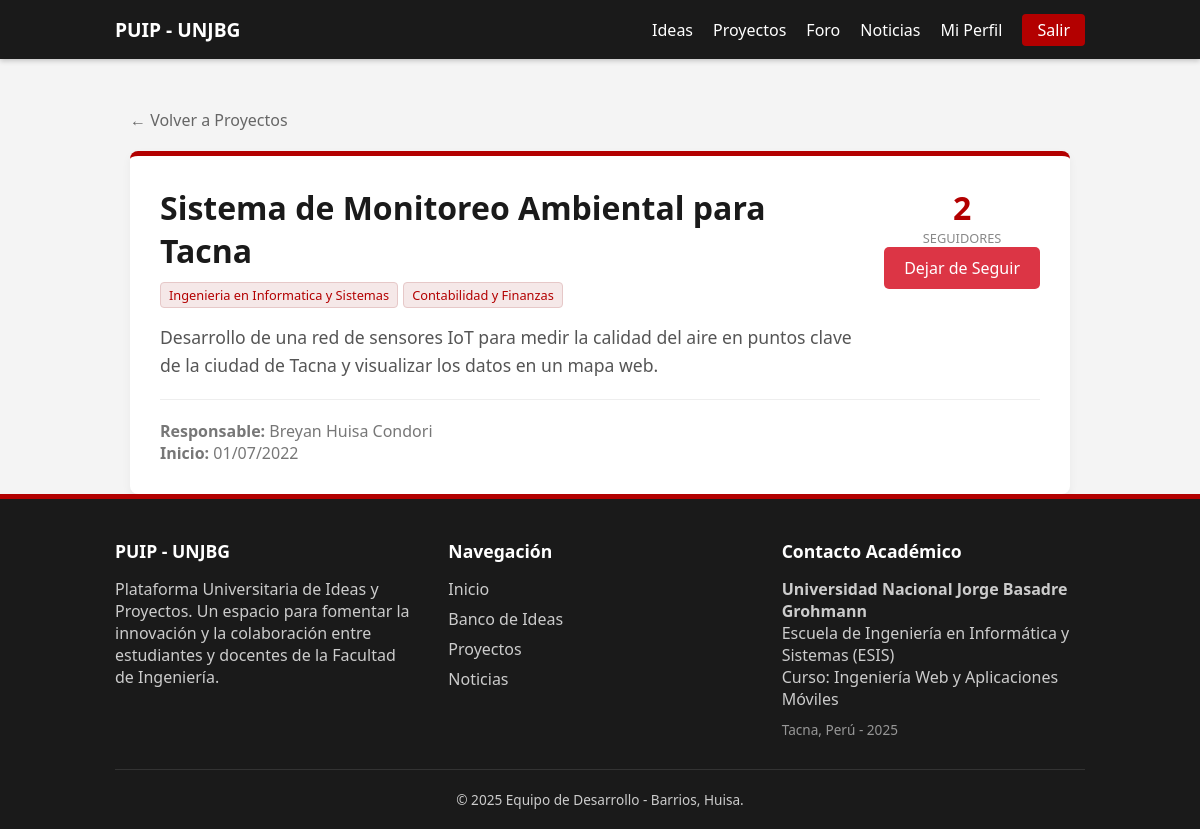
Screenshot of /proyecto/detalle/1 (signed in) with the database file from the repository.
### tables this page shows
create table proyectos (
    id_proyecto int primary key auto_increment,
    nombre varchar(255) not null,
    descripcion varchar(500) not null,
    estado enum('vigente', 'culminado') not null default 'vigente',
    usuario_creador_id int not null,
    fecha_inicio date,
    fecha_fin date,
    fecha_creacion timestamp default current_timestamp,
    idea_origen_id int unique,  
    constraint fk_proyectos_usuarios foreign key (usuario_creador_id) references usuarios(id_usuario) on delete cascade,
    constraint fk_proyectos_ideas foreign key (idea_origen_id) references ideas(id_idea) on delete set null
);

create table carreras (
    id_carrera int primary key auto_increment,
    nombre varchar(150) not null unique,
    descripcion varchar(500)
);

create table usuarios (
    id_usuario int primary key auto_increment,
    nombre_completo varchar(200) not null,
    correo_electronico varchar(255) not null unique,
    password_hash varchar(255) not null,
    carrera_id int,
    rol enum('estudiante', 'administrador') not null default 'estudiante',
    foto_perfil varchar(255),
    fecha_registro timestamp default current_timestamp,
    constraint fk_usuarios_carreras foreign key (carrera_id) references carreras(id_carrera) on delete set null
);

### app/controllers/ProyectoController.php (called while the page is built, shortened)
<?php
class ProyectoController extends Controller {
    public function detalle($id){
        $proyectoModel = $this->model('Proyecto');
        $proyecto = $proyectoModel->obtenerPorId($id);
        $carreras = $proyectoModel->obtenerCarrerasProyecto($id);
        $numSeguidores = $proyectoModel->contarSeguidores($id);
        $sigoAlProyecto = false;
        if(isset($_SESSION['usuario_id'])){
            $sigoAlProyecto = $proyectoModel->verificarSeguimiento($id, $_SESSION['usuario_id']);
        }
        $datos = [
            'proyecto' => $proyecto,
            'carreras' => $carreras,
            'seguidores' => $numSeguidores,
            'siguiendo' => $sigoAlProyecto
        ];
        $this->view('proyectos/detalle', $datos);
    }
}

### app/core/App.php (called while the page is built, shortened)
<?php
class App{
    protected $method = 'index';
    public function __construct(){
        $url = $this->parseUrl();
        if(isset($url[0])){
            $controllerName = ucfirst($url[0]) . 'Controller';
            if(file_exists('../app/controllers/' . $controllerName . '.php')){
                unset($url[0]);
            }
        }
        $this->controller = new $this->controller;
        if(isset($url[1])){
            if(method_exists($this->controller, $url[1])){
                $this->method = $url[1];
                unset($url[1]);
            }
        }
        $this->params = $url ? array_values($url) : [];
        call_user_func_array([$this->controller, $this->method], $this->params);
    }
    public function parseURL(){
        if(isset($_GET['url'])){
            return explode('/', filter_var(rtrim($_GET['url'], '/'), FILTER_SANITIZE_URL));
        }
        return [];
    }
}
?>

### public/index.php (called while the page is built, shortened)
<?php
require_once '../app/core/App.php';
require_once '../app/core/Controller.php';
require_once '../app/core/Database.php';
$app = new App();
?>

### app/models/Proyecto.php (called while the page is built, shortened)
<?php
class Proyecto {
    private $db;
    public function __construct(){
        $this->db = Database::connect();
    }
    public function obtenerPorId($id){
        $sql = "SELECT p.*, u.nombre_completo as responsable, u.foto_perfil
                FROM proyectos p
                JOIN usuarios u ON p.usuario_creador_id = u.id_usuario
                WHERE p.id_proyecto = :id";
        $stmt = $this->db->prepare($sql);
        $stmt->bindValue(':id', $id);
        $stmt->execute();
        return $stmt->fetch(PDO::FETCH_OBJ);
    }
    public function obtenerCarrerasProyecto($id_proyecto){
        $sql = "SELECT c.nombre
                FROM proyecto_carreras pc
                JOIN carreras c ON pc.carrera_id = c.id_carrera
                WHERE pc.proyecto_id = :id";
        $stmt = $this->db->prepare($sql);
        $stmt->bindValue(':id', $id_proyecto);
        $stmt->execute();
        return $stmt->fetchAll(PDO::FETCH_OBJ);
    }
}

### app/core/Database.php (called while the page is built, shortened)
<?php
class Database {
    private $host = 'localhost';
    private $db_name = 'plataforma_universitaria';
    private $username = 'root';
    private $password = '';
    private static $instance = null;
    private function __construct() {
        try {
            $this->conn = new PDO(
                "mysql:host=" . $this->host . ";dbname=" . $this->db_name . ";charset=utf8mb4",
                $this->username,
                $this->password
            );
        } catch(PDOException $e) {
            echo "Error de conexion: " . $e->getMessage();
        }
    }
    public static function connect() {
        if (self::$instance === null) {
            self::$instance = new Database();
        }
        return self::$instance->conn;
    }
}
?>

### app/views/proyectos/detalle.php (the view)
<?php require_once APPROOT . '/views/layouts/header.php'; ?>
<div class="container" style="margin-top: 30px;">
    <a href="<?= BASE_URL ?>proyecto" style="color: #666;">&larr; Volver a Proyectos</a>
    <div style="background: white; padding: 30px; border-radius: 8px; margin-top: 20px; box-shadow: 0 4px 10px rgba(0,0,0,0.05); border-top: 5px solid #b30000;">
        <div style="display: flex; justify-content: space-between; align-items: start; flex-wrap: wrap;">
            <div style="flex: 1;">
                <h1 style="margin-bottom: 10px;"><?= $data['proyecto']->nombre ?></h1>
                <div style="display: flex; gap: 5px; flex-wrap: wrap; margin-bottom: 15px;">
                    <?php foreach($data['carreras'] as $c): ?>
                        <span class="badge" style="background: #f5e8e8ff; color: #b30000; border: 1px solid #e6c8c8ff;">
                            <?= $c->nombre ?>
                        </span>
                    <?php endforeach; ?>
                </div>
                <p style="color: #555; font-size: 1.1rem; line-height: 1.6;">
                    <?= nl2br($data['proyecto']->descripcion) ?>
                </p>
            </div>
            <div style="text-align: center; margin-left: 20px; min-width: 150px;">
                <div style="font-size: 2rem; font-weight: bold; color: #b30000;">
                    <?= $data['seguidores'] ?>
                </div>
                <div style="color: #888; font-size: 0.8rem; margin-bottom: 10px;">SEGUIDORES</div>
                <?php if(isset($_SESSION['usuario_id'])): ?>
                    <a href="<?= BASE_URL ?>proyecto/seguir/<?= $data['proyecto']->id_proyecto ?>"
                       class="btn"
                       style="background: <?= $data['siguiendo'] ? '#dc3545' : '#b30000' ?>; color: white; width: 100%;">
                        <?= $data['siguiendo'] ? 'Dejar de Seguir' : '🔔 Seguir' ?>
                    </a>
                <?php else: ?>
                    <a href="<?= BASE_URL ?>auth/login" class="btn" style="background: #b30000; color: white; width: 100%;">Ingresa para Seguir</a>
                <?php endif; ?>
            </div>
        </div>
        <hr style="margin: 20px 0; border: 0; border-top: 1px solid #eee;">
        <div style="color: #777;">
            <strong>Responsable:</strong> <?= $data['proyecto']->responsable ?><br>
            <strong>Inicio:</strong> <?= date('d/m/Y', strtotime($data['proyecto']->fecha_inicio)) ?>
        </div>
    </div>
</div>
<?php require_once APPROOT . '/views/layouts/footer.php'; ?>

### public/css/style.css (style rules this page uses)
:root { --primary: #b30000; --secondary: #1a1a1a; --light: #f4f4f4; --white: #ffffff; --gray: #666; }
* { box-sizing: border-box; margin: 0; padding: 0; font-family: 'Segoe UI', sans-serif; }
body { background-color: var(--light); color: var(--secondary); display: flex; flex-direction: column; min-height: 100vh; }
a { text-decoration: none; color: inherit; }
.container { max-width: 1000px; margin: 0 auto; padding: 0 15px; }
.btn { padding: 10px 20px; border: none; border-radius: 5px; cursor: pointer; }
.badge { background: #eee; padding: 3px 8px; border-radius: 4px; font-size: 0.8rem; }

### rows the page displays
proyectos: nombre "Sistema de Monitoreo Ambiental para Tacna", descripcion "Desarrollo de una red de sensores IoT para medir la calidad del aire en puntos clave de la ciudad de Tacna y visualizar los datos en un mapa web.", usuario_creador.nombre_completo "Breyan Huisa Condori", fecha_inicio "01/07/2022"
carreras: nombre "Ingenieria en Informatica y Sistemas"
carreras: nombre "Contabilidad y Finanzas"

### other values shown
$data['seguidores'] "2"
